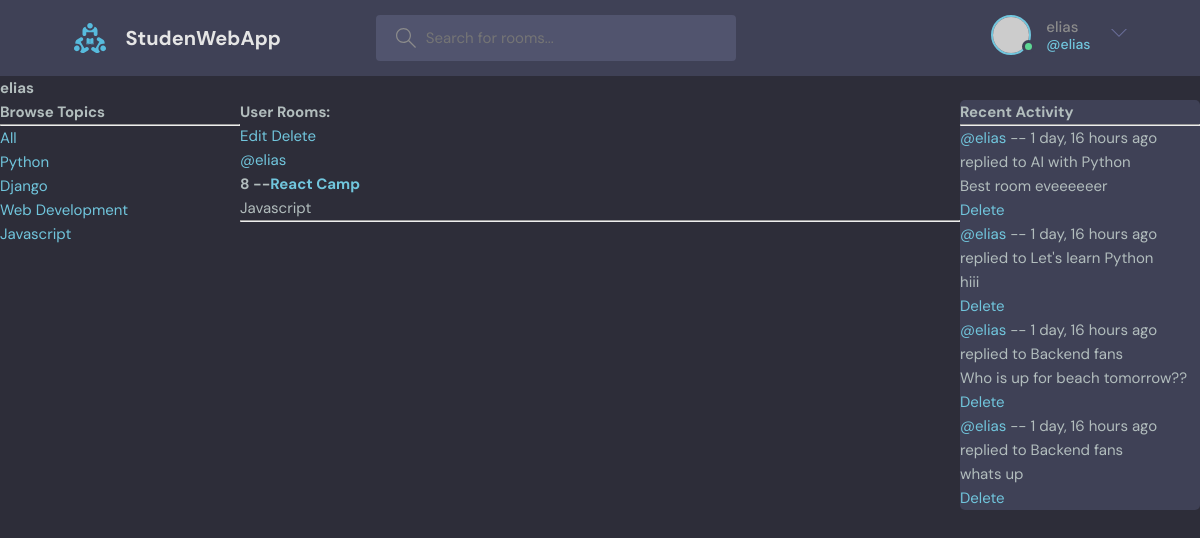
Page /profile/5 (signed in) on the earlier database version.
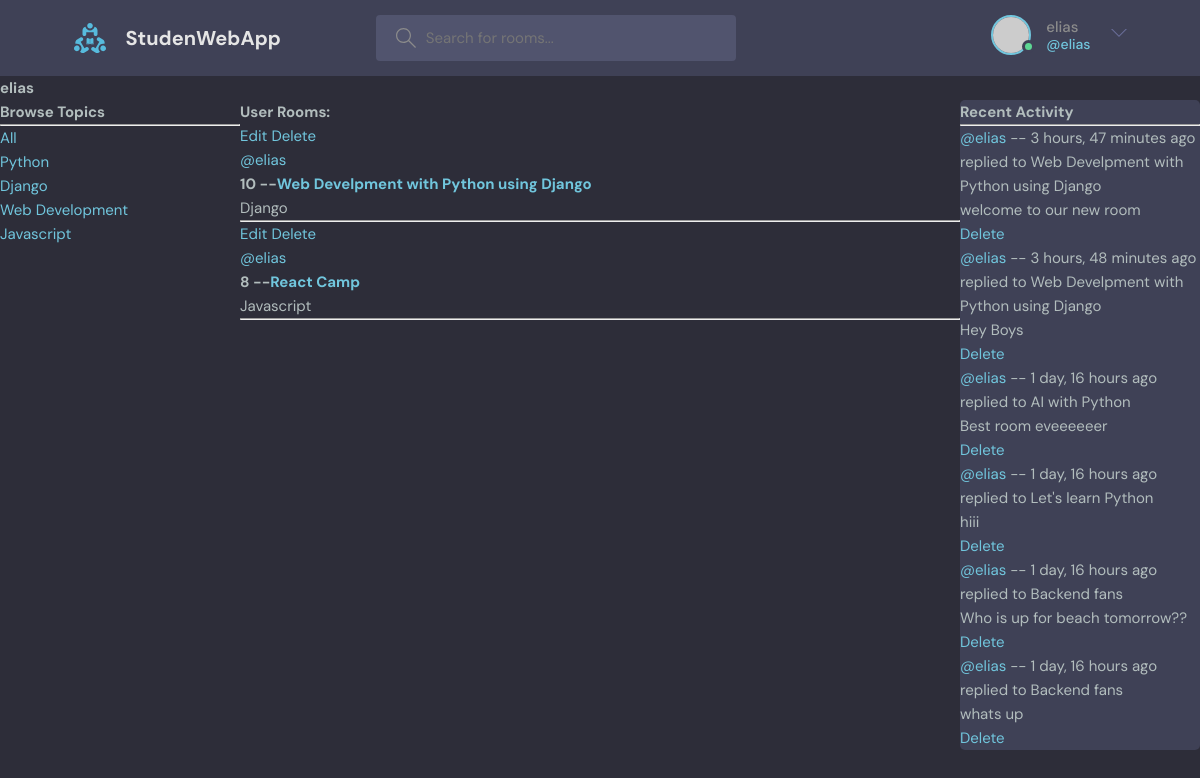
Same page on the later database version.
### base/models.py (models this page shows, shortened)
class Topic(models.Model):
    name = models.CharField(max_length=200)

class Room(models.Model):
    host = models.ForeignKey(User, on_delete=models.SET_NULL, null=True)
    topic = models.ForeignKey(Topic, on_delete=models.SET_NULL, null=True)
    name = models.CharField(max_length=200)
    description = models.TextField(null=True, blank=True)
    participants = models.ManyToManyField(User, related_name="participants", blank=True)
    updated = models.DateTimeField(auto_now=True)
    created = models.DateTimeField(auto_now_add=True)
    class Meta:
        ordering = ['-updated','-created']
    def __str__(self) -> str:
        return self.name

class Message(models.Model):
    user = models.ForeignKey(User, on_delete=models.CASCADE)
    room = models.ForeignKey( Room, on_delete=models.CASCADE)
    body = models.TextField()
    updated = models.DateTimeField(auto_now=True)
    created = models.DateTimeField(auto_now_add=True)
    class Meta:
        ordering = ['-updated','-created']
    def __str__(self) -> str:
        return self.body[0:50]

### base/views.py (the view)
# urls.py: path('profile/<str:pk>', views.userProfile, name='user-profile'),
def userProfile(request, pk):
    user = User.objects.get(id=pk)
    rooms = user.room_set.all()
    room_messages = user.message_set.all()
    topics = Topic.objects.all()
    context = {
        'user' : user,
        'rooms' : rooms,
        'room_messages' : room_messages,
        'topics' : topics
    }
    return render(request, 'base/profile.html', context)

### base/templates/base/profile.html (shortened to what this page needs)
{% extends 'layout.html' %}
{% block mainBlock %}
    <h1>{{ user.username }}</h1>
    <div class="profile-container">
        <div class="user-rooms">
            {% include 'base/topics_components.html' %}
        </div>
        <div class="topics">
            <h3>User Rooms:</h3>
            {% include 'base/feed_component.html' %}
        </div>
        <div class = "activities">
            {% include 'base/activity_component.html' %}
        </div>
    </div>
{% endblock mainBlock %}

### base/templates/base/topics_components.html
<h3>Browse Topics</h3>
<hr>
<div>
    <a href="{% url 'home' %}">All</a>
</div>
{% for topic in topics  %}
    <div>
        <a href="{% url 'home' %}?q={{ topic.name }}">{{ topic.name }}</a>
    </div>
{% endfor %}

### base/templates/base/feed_component.html
{% for room in rooms %}
<div>
    {% if request.user == room.host %}
        <a href="{% url 'update-room' room.id %}">Edit</a>
        <a href="{% url 'delete-room' room.id %}">Delete</a>
    {% endif %}
    <br>
    <span><a href="{% url 'user-profile' room.host.id %}">@{{ room.host.username}}</a></span>
    <h5>{{ room.id }} --<a href="{% url 'room' room.id %}">{{ room.name }}</a></h5>
    <small>{{ room.topic.name }}</small>
    <hr>
</div>
{% endfor %}

### base/templates/base/activity_component.html
<h3>Recent Activity</h3>
<hr>
{% for sms in room_messages %}
    <div>
        <small> <a href="{% url 'user-profile' sms.user.id %}">@{{ sms.user }}</a> -- {{ sms.created|timesince}} ago</small>
        <br>
        <small>replied to {{ sms.room }}</small>
        <p>
            {{sms}}
        </p>
        {% if request.user == sms.user %}
            <a href="{% url 'delete-message' sms.id %}">Delete</a>
            <br>
        {% endif %}
    </div>
{% endfor %}

Differences in the rows shown:
added Room: shows "Edit", host.username "elias", id "10", name "Web Develpment with Python using Django", topic.name "Django"
added Message: user "elias", created "3 hours, 47 minutes", room "Web Develpment with Python using Django", body "welcome to our new room", shows "Delete"
added Message: user "elias", created "3 hours, 48 minutes", room "Web Develpment with Python using Django", body "Hey Boys", shows "Delete"
